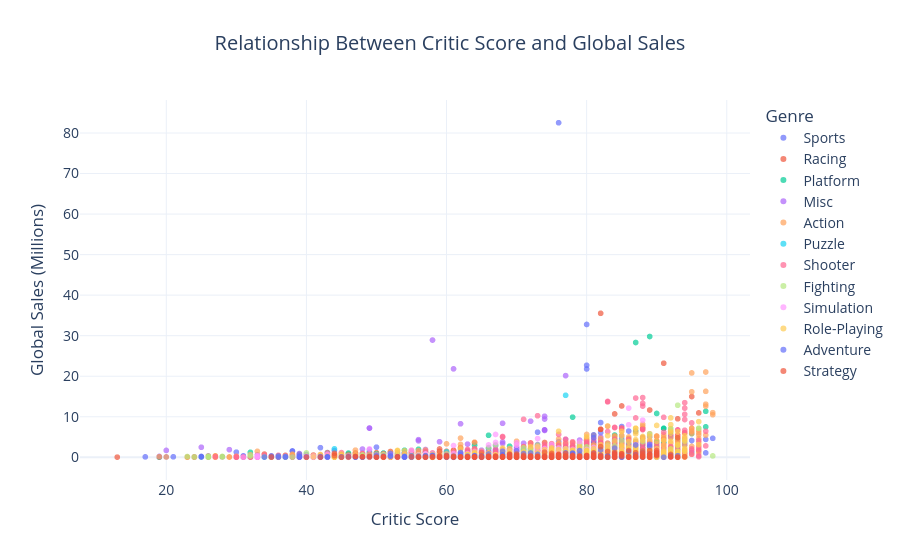

Write notebook code for a chart like this one.
### Code cell
fig = px.scatter(
    critic_sales,
    x="Critic_Score",
    y="Global_Sales",
    color="Genre",
    hover_data=["Name", "Platform"],
    title="Relationship Between Critic Score and Global Sales",
    opacity=0.7
)

fig.update_layout(
    template="plotly_white",
    title_x=0.5,
    xaxis_title="Critic Score",
    yaxis_title="Global Sales (Millions)",
    font=dict(size=14),
    legend_title="Genre"
)

fig.show()

### Figure 1 — Plotly figure (JSON) as saved in the notebook; plotly's stock layout.template omitted (floating-point values rounded to 4 significant figures; data arrays with more than 128 entries replaced by an {"elided": "..."} marker saying what was removed)
{"data": [{"customdata": {"elided": "972x2 str values"}, "hovertemplate": "Genre=Sports<br>Critic_Score=%{x}<br>Global_Sales=%{y}<br>Name=%{customdata[0]}<br>Platform=%{customdata[1]}<extra></extra>", "legendgroup": "Sports", "marker": {"color": "#636efa", "opacity": 0.7, "symbol": "circle"}, "mode": "markers", "name": "Sports", "showlegend": true, "type": "scattergl", "x": {"elided": "972 float values"}, "xaxis": "x", "y": {"elided": "972 float values"}, "yaxis": "y"}, {"customdata": {"elided": "596x2 str values"}, "hovertemplate": "Genre=Racing<br>Critic_Score=%{x}<br>Global_Sales=%{y}<br>Name=%{customdata[0]}<br>Platform=%{customdata[1]}<extra></extra>", "legendgroup": "Racing", "marker": {"color": "#EF553B", "opacity": 0.7, "symbol": "circle"}, "mode": "markers", "name": "Racing", "showlegend": true, "type": "scattergl", "x": {"elided": "596 float values"}, "xaxis": "x", "y": {"elided": "596 float values"}, "yaxis": "y"}, {"customdata": {"elided": "411x2 str values"}, "hovertemplate": "Genre=Platform<br>Critic_Score=%{x}<br>Global_Sales=%{y}<br>Name=%{customdata[0]}<br>Platform=%{customdata[1]}<extra></extra>", "legendgroup": "Platform", "marker": {"color": "#00cc96", "opacity": 0.7, "symbol": "circle"}, "mode": "markers", "name": "Platform", "showlegend": true, "type": "scattergl", "x": {"elided": "411 float values"}, "xaxis": "x", "y": {"elided": "411 float values"}, "yaxis": "y"}, {"customdata": {"elided": "394x2 str values"}, "hovertemplate": "Genre=Misc<br>Critic_Score=%{x}<br>Global_Sales=%{y}<br>Name=%{customdata[0]}<br>Platform=%{customdata[1]}<extra></extra>", "legendgroup": "Misc", "marker": {"color": "#ab63fa", "opacity": 0.7, "symbol": "circle"}, "mode": "markers", "name": "Misc", "showlegend": true, "type": "scattergl", "x": {"elided": "394 float values"}, "xaxis": "x", "y": {"elided": "394 float values"}, "yaxis": "y"}, {"customdata": {"elided": "1667x2 str values"}, "hovertemplate": "Genre=Action<br>Critic_Score=%{x}<br>Global_Sales=%{y}<br>Name=%{customdata[0]}<br>Platform=%{customdata[1]}<extra></extra>", "legendgroup": "Action", "marker": {"color": "#FFA15A", "opacity": 0.7, "symbol": "circle"}, "mode": "markers", "name": "Action", "showlegend": true, "type": "scattergl", "x": {"elided": "1667 float values"}, "xaxis": "x", "y": {"elided": "1667 float values"}, "yaxis": "y"}, {"customdata": {"elided": "118x2 str values"}, "hovertemplate": "Genre=Puzzle<br>Critic_Score=%{x}<br>Global_Sales=%{y}<br>Name=%{customdata[0]}<br>Platform=%{customdata[1]}<extra></extra>", "legendgroup": "Puzzle", "marker": {"color": "#19d3f3", "opacity": 0.7, "symbol": "circle"}, "mode": "markers", "name": "Puzzle", "showlegend": true, "type": "scattergl", "x": [77.0, 85.0, 84.0, 86.0, 79.0, 83.0, 79.0, 83.0, 79.0, 84.0, 44.0, 71.0, 87.0, 81.0, 87.0, 63.0, 60.0, 85.0, 81.0, 76.0, 81.0, 76.0, 79.0, 81.0, 58.0, 86.0, 82.0, 72.0, 66.0, 72.0, 75.0, 67.0, 86.0, 83.0, 83.0, 72.0, 86.0, 79.0, 74.0, 74.0, 82.0, 86.0, 73.0, 49.0, 71.0, 75.0, 71.0, 73.0, 88.0, 47.0, 63.0, 74.0, 74.0, 73.0, 77.0, 75.0, 75.0, 39.0, 70.0, 83.0, 68.0, 64.0, 69.0, 41.0, 60.0, 78.0, 79.0, 69.0, 84.0, 74.0, 55.0, 75.0, 64.0, 71.0, 68.0, 25.0, 28.0, 72.0, 71.0, 79.0, 67.0, 82.0, 70.0, 77.0, 82.0, 45.0, 56.0, 59.0, 83.0, 78.0, 73.0, 58.0, 70.0, 61.0, 74.0, 72.0, 78.0, 69.0, 75.0, 74.0, 38.0, 34.0, 74.0, 50.0, 37.0, 90.0, 55.0, 62.0, 88.0, 45.0, 67.0, 62.0, 70.0, 84.0, 76.0, 75.0, 70.0, 64.0], "xaxis": "x", "y": [15.29, 5.19, 3.94, 3.26, 2.94, 2.89, 2.67, 2.67, 2.16, 2.1, 2.08, 2.0, 1.52, 1.46, 1.46, 1.43, 1.35, 1.21, 1.19, 1.19, 1.17, 0.86, 0.8, 0.75, 0.75, 0.73, 0.72, 0.64, 0.56, 0.56, 0.56, 0.55, 0.52, 0.5, 0.49, 0.47, 0.46, 0.45, 0.43, 0.4, 0.34, 0.33, 0.32, 0.31, 0.29, 0.29, 0.27, 0.26, 0.23, 0.22, 0.17, 0.16, 0.16, 0.15, 0.15, 0.15, 0.15, 0.15, 0.14, 0.14, 0.14, 0.13, 0.13, 0.13, 0.13, 0.12, 0.12, 0.12, 0.12, 0.11, 0.11, 0.11, 0.1, 0.1, 0.1, 0.1, 0.1, 0.1, 0.09, 0.09, 0.09, 0.09, 0.08, 0.08, 0.08, 0.08, 0.08, 0.08, 0.08, 0.08, 0.08, 0.07, 0.06, 0.06, 0.06, 0.05, 0.05, 0.05, 0.05, 0.05, 0.05, 0.04, 0.04, 0.04, 0.04, 0.04, 0.03, 0.03, 0.03, 0.03, 0.02, 0.02, 0.02, 0.02, 0.02, 0.01, 0.01, 0.01], "yaxis": "y"}, {"customdata": {"elided": "888x2 str values"}, "hovertemplate": "Genre=Shooter<br>Critic_Score=%{x}<br>Global_Sales=%{y}<br>Name=%{customdata[0]}<br>Platform=%{customdata[1]}<extra></extra>", "legendgroup": "Shooter", "marker": {"color": "#FF6692", "opacity": 0.7, "symbol": "circle"}, "mode": "markers", "name": "Shooter", "showlegend": true, "type": "scattergl", "x": {"elided": "888 float values"}, "xaxis": "x", "y": {"elided": "888 float values"}, "yaxis": "y"}, {"customdata": {"elided": "388x2 str values"}, "hovertemplate": "Genre=Fighting<br>Critic_Score=%{x}<br>Global_Sales=%{y}<br>Name=%{customdata[0]}<br>Platform=%{customdata[1]}<extra></extra>", "legendgroup": "Fighting", "marker": {"color": "#B6E880", "opacity": 0.7, "symbol": "circle"}, "mode": "markers", "name": "Fighting", "showlegend": true, "type": "scattergl", "x": {"elided": "388 float values"}, "xaxis": "x", "y": {"elided": "388 float values"}, "yaxis": "y"}, {"customdata": {"elided": "305x2 str values"}, "hovertemplate": "Genre=Simulation<br>Critic_Score=%{x}<br>Global_Sales=%{y}<br>Name=%{customdata[0]}<br>Platform=%{customdata[1]}<extra></extra>", "legendgroup": "Simulation", "marker": {"color": "#FF97FF", "opacity": 0.7, "symbol": "circle"}, "mode": "markers", "name": "Simulation", "showlegend": true, "type": "scattergl", "x": {"elided": "305 float values"}, "xaxis": "x", "y": {"elided": "305 float values"}, "yaxis": "y"}, {"customdata": {"elided": "725x2 str values"}, "hovertemplate": "Genre=Role-Playing<br>Critic_Score=%{x}<br>Global_Sales=%{y}<br>Name=%{customdata[0]}<br>Platform=%{customdata[1]}<extra></extra>", "legendgroup": "Role-Playing", "marker": {"color": "#FECB52", "opacity": 0.7, "symbol": "circle"}, "mode": "markers", "name": "Role-Playing", "showlegend": true, "type": "scattergl", "x": {"elided": "725 float values"}, "xaxis": "x", "y": {"elided": "725 float values"}, "yaxis": "y"}, {"customdata": {"elided": "265x2 str values"}, "hovertemplate": "Genre=Adventure<br>Critic_Score=%{x}<br>Global_Sales=%{y}<br>Name=%{customdata[0]}<br>Platform=%{customdata[1]}<extra></extra>", "legendgroup": "Adventure", "marker": {"color": "#636efa", "opacity": 0.7, "symbol": "circle"}, "mode": "markers", "name": "Adventure", "showlegend": true, "type": "scattergl", "x": {"elided": "265 float values"}, "xaxis": "x", "y": {"elided": "265 float values"}, "yaxis": "y"}, {"customdata": {"elided": "278x2 str values"}, "hovertemplate": "Genre=Strategy<br>Critic_Score=%{x}<br>Global_Sales=%{y}<br>Name=%{customdata[0]}<br>Platform=%{customdata[1]}<extra></extra>", "legendgroup": "Strategy", "marker": {"color": "#EF553B", "opacity": 0.7, "symbol": "circle"}, "mode": "markers", "name": "Strategy", "showlegend": true, "type": "scattergl", "x": {"elided": "278 float values"}, "xaxis": "x", "y": {"elided": "278 float values"}, "yaxis": "y"}], "layout": {"font": {"size": 14}, "legend": {"title": {"text": "Genre"}, "tracegroupgap": 0}, "title": {"text": "Relationship Between Critic Score and Global Sales", "x": 0.5}, "xaxis": {"anchor": "y", "domain": [0, 1], "title": {"text": "Critic Score"}}, "yaxis": {"anchor": "x", "domain": [0, 1], "title": {"text": "Global Sales (Millions)"}}}}
